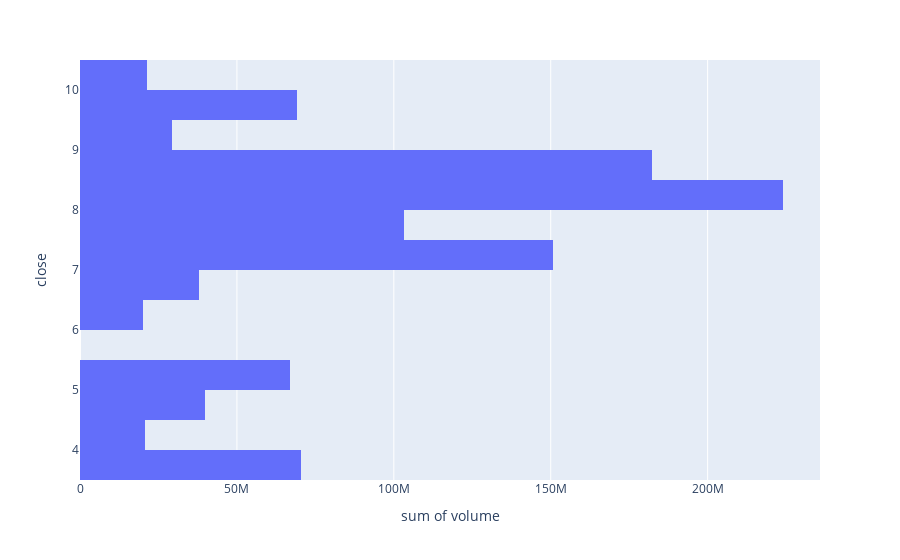

The notebook cell this image was saved under:
### Code cell
px.histogram(df_XUD, x='volume', y='close', nbins=25, orientation='h').show()

### Figure 1 — Plotly figure (JSON) as saved in the notebook; plotly's stock layout.template omitted (floating-point values rounded to 4 significant figures; data arrays with more than 128 entries replaced by an {"elided": "..."} marker saying what was removed)
{"data": [{"alignmentgroup": "True", "bingroup": "y", "histfunc": "sum", "hovertemplate": "sum of volume=%{x}<br>close=%{y}<extra></extra>", "legendgroup": "", "marker": {"color": "#636efa", "pattern": {"shape": ""}}, "name": "", "nbinsy": 25, "offsetgroup": "", "orientation": "h", "showlegend": false, "type": "histogram", "x": {"elided": "1500 float values"}, "xaxis": "x", "y": {"elided": "1500 float values"}, "yaxis": "y"}], "layout": {"barmode": "relative", "legend": {"tracegroupgap": 0}, "margin": {"t": 60}, "xaxis": {"anchor": "y", "domain": [0, 1], "title": {"text": "sum of volume"}}, "yaxis": {"anchor": "x", "domain": [0, 1], "title": {"text": "close"}}}}
